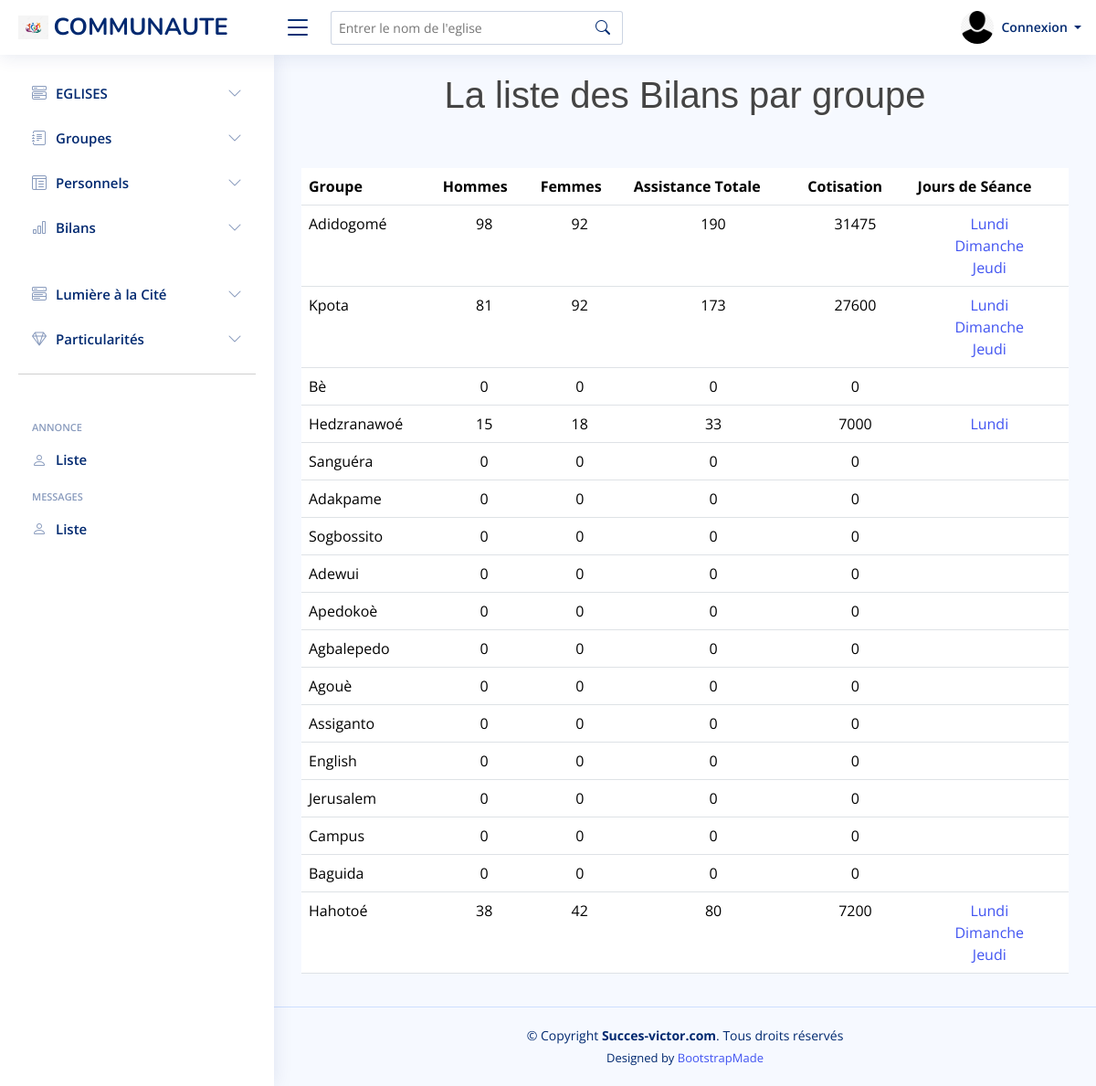
Screenshot of /seances/group_totals/ with the database file from the repository.
### Eglises/models.py (models this page shows, shortened)
class Groupe(models.Model):
    name = models.CharField(max_length=100)
    nom_du_pasteur_du_groupe = models.CharField(max_length=200)
    nom_du_superviseur_des_jeunes = models.CharField(max_length=100)
    nom_du_superviseur_adjoin_des_jeunes = models.CharField(max_length=100)
    nombre_de_membres = models.CharField(max_length=100)
    region = models.CharField(max_length=100)
    publish = models.DateTimeField(default=timezone.now)
    created = models.DateTimeField(auto_now_add=True)
    updated = models.DateTimeField(auto_now=True)
    def __str__(self):
        return self.name

### Seances/models.py (models this page shows, shortened)
class Seance(models.Model):
    type = models.CharField(max_length=50)

### Seances/views.py (the view, shortened to what this page needs)
# urls.py: path('group_totals/', group_view, name='group_totals'),
def group_view(request):
    groupes = Groupe.objects.all()
    data = []
    order_of_days = ["Lundi", "Jeudi", "Dimanche"]
    for groupe in groupes:
        bilans = Bilan.objects.filter(eglise__groupe=groupe)
        bilan_groupe_count = bilans.count()
        total_hommes = bilans.aggregate(Sum('adultes_hommes'))['adultes_hommes__sum'] or 0
        total_femmes = bilans.aggregate(Sum('adultes_femmes'))['adultes_femmes__sum'] or 0
        total_jeunes_garcons = bilans.aggregate(Sum('jeunes_garcons'))['jeunes_garcons__sum'] or 0
        total_jeunes_filles = bilans.aggregate(Sum('jeunes_filles'))['jeunes_filles__sum'] or 0
        total_enfants_garcons = bilans.aggregate(Sum('enfants_garcons'))['enfants_garcons__sum'] or 0
        total_enfants_filles = bilans.aggregate(Sum('enfants_filles'))['enfants_filles__sum'] or 0
        total_cotisation = bilans.aggregate(Sum('cotisation'))['cotisation__sum'] or 0
        total_assistance = (total_hommes + total_femmes +
                            total_jeunes_garcons + total_jeunes_filles +
                            total_enfants_garcons + total_enfants_filles)
        seances_jour_set = set(bilans.values_list('seance__type', flat=True).distinct())
        seances_jour_sorted = sorted(seances_jour_set, key=lambda day: order_of_days.index(day))
        data.append({
            'groupe': groupe,
            'total_hommes': total_hommes + total_jeunes_garcons + total_enfants_garcons,
            'total_femmes': total_femmes + total_jeunes_filles + total_enfants_filles,
            'total_assistance': total_assistance,
            'total_cotisation': total_cotisation,
            'bilan_groupe_count': bilan_groupe_count,
            'seances_jour':seances_jour_set
        })
    print("Data being sent to template:", data)
    return render(request, 'seances/group_totals.html', {'data': data})

### Seances/templates/seances/group_totals.html (shortened to what this page needs)
{% extends 'base.html' %}
{% load static %}
{% block gestion %}
    <h1>La liste des Bilans par groupe </h1> <br>
        {% if data %}
<br>
        <table class="table datatable">
          <thead>
            <tr>
                <th>Groupe</th>
                <th>Hommes</th>
                <th>Femmes</th>
                <th>Assistance Totale</th>
                <th>Cotisation</th>
                <th>Jours de Séance</th>
            </tr>
        </thead>
        <tbody>
            {% for item in data %}
                <tr>
                    <td>{{ item.groupe.name }}</td>
                    <td><center>{{ item.total_hommes }}</center></td>
                    <td><center>{{ item.total_femmes }}</center></td>
                    <td><center>{{ item.total_assistance }}</center></td>
                    <td><center>{{ item.total_cotisation }}</center></td>
                    <td><center>
                        {% for seance_jour in item.seances_jour %}
                            <a href="{% url 'group_seance_filter' item.groupe.id seance_jour %}">{{ seance_jour }}</a><br>
                        {% endfor %}</center>
                    </td>
                </tr>
            {% endfor %}
        </tbody>
          </table>
        {% else %}
            <strong>Pas d'informations pour le moment !</strong>
        {% endif %}
{% endblock %}

### static/assets/css/style.css (style rules this page uses)
:root { scroll-behavior: smooth; }
body { font-family: "Open Sans", sans-serif; background: #f6f9ff; color: #444444; }
a { color: #4154f1; text-decoration: none; }
h1, h2, h3, h4, h5, h6 { font-family: "Nunito", sans-serif; }

### static/css/main.css (style rules this page uses)
h1 { text-align: center; font-family: "Trebuchet MS", "Lucida Sans Unicode", "Lucida Grande", "Lucida Sans", Arial, sans-serif; text-shadow: 2px 1px 3px white; }

### rows the page displays
Groupe: groupe.name "Adidogomé", total_hommes "98", total_femmes "92", total_assistance "190", total_cotisation "31475"
Seance: type "Lundi"
Seance: type "Dimanche"
Seance: type "Jeudi"
Groupe: groupe.name "Kpota", total_hommes "81", total_femmes "92", total_assistance "173", total_cotisation "27600"
Groupe: groupe.name "Bè", total_hommes "0", total_femmes "0", total_assistance "0", total_cotisation "0"
Groupe: groupe.name "Hedzranawoé", total_hommes "15", total_femmes "18", total_assistance "33", total_cotisation "7000"
Groupe: groupe.name "Sanguéra", total_hommes "0", total_femmes "0", total_assistance "0", total_cotisation "0"
Groupe: groupe.name "Adakpame", total_hommes "0", total_femmes "0", total_assistance "0", total_cotisation "0"
Groupe: groupe.name "Sogbossito", total_hommes "0", total_femmes "0", total_assistance "0", total_cotisation "0"
Groupe: groupe.name "Adewui", total_hommes "0", total_femmes "0", total_assistance "0", total_cotisation "0"
Groupe: groupe.name "Apedokoè", total_hommes "0", total_femmes "0", total_assistance "0", total_cotisation "0"
Groupe: groupe.name "Agbalepedo", total_hommes "0", total_femmes "0", total_assistance "0", total_cotisation "0"
Groupe: groupe.name "Agouè", total_hommes "0", total_femmes "0", total_assistance "0", total_cotisation "0"
Groupe: groupe.name "Assiganto", total_hommes "0", total_femmes "0", total_assistance "0", total_cotisation "0"
Groupe: groupe.name "English", total_hommes "0", total_femmes "0", total_assistance "0", total_cotisation "0"
Groupe: groupe.name "Jerusalem", total_hommes "0", total_femmes "0", total_assistance "0", total_cotisation "0"
Groupe: groupe.name "Campus", total_hommes "0", total_femmes "0", total_assistance "0", total_cotisation "0"
Groupe: groupe.name "Baguida", total_hommes "0", total_femmes "0", total_assistance "0", total_cotisation "0"
Groupe: groupe.name "Hahotoé", total_hommes "38", total_femmes "42", total_assistance "80", total_cotisation "7200"
